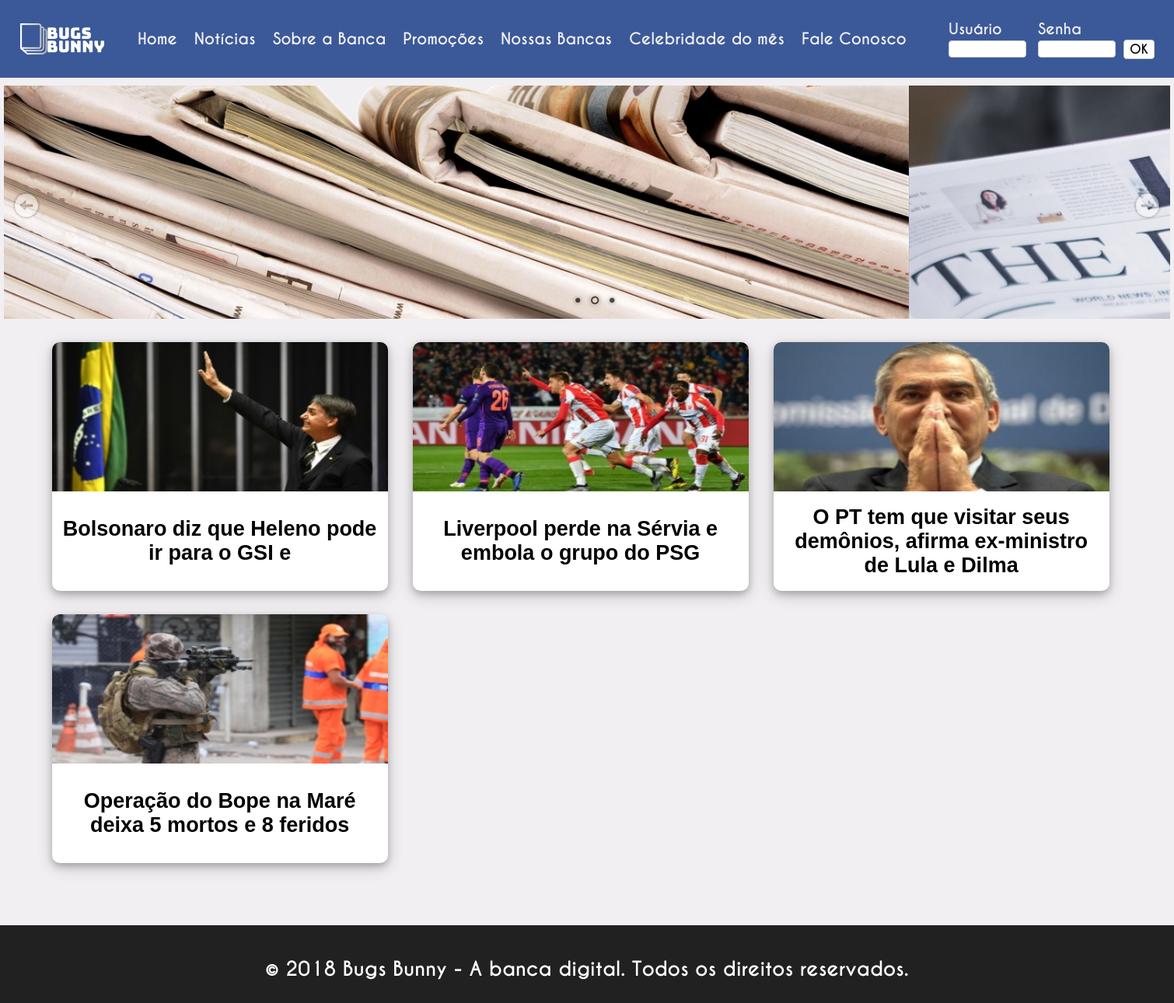
/noticias.php, run on the app's committed database.
### tables this page shows
CREATE TABLE `tbl_noticias` (
  `idNoticia` int(11) NOT NULL AUTO_INCREMENT,
  `titulo` varchar(255) NOT NULL,
  `foto` text NOT NULL,
  `status` int(11) NOT NULL,
  PRIMARY KEY (`idNoticia`)
);

### noticias.php (the view, shortened to what this page needs)
<?php
    $conexao = conexaoBD();
?>
<!DOCTYPE html>
<html lang="pt">
<head>
    <link rel="stylesheet" type="text/css" href="css/style.css">
    <link rel="stylesheet" type="text/css" href="engine1/style.css" />
</head>
<body>
    <header>
        <div id="caixa_cabecalho">
            <div id="logo_Banca"></div>
            <nav id="menu_principal">
                <div class="itens_menu"><a href="index.php">Home</a></div>
                <div class="itens_menu"><a href="noticias.php">Notícias</a></div>
                <div class="itens_menu"><a href="sobre.php">Sobre a Banca</a></div>
                <div class="itens_menu"><a href="promocoes.php">Promoções</a></div>
                <div class="itens_menu"><a href="nossas_bancas.php">Nossas Bancas</a></div>
                <div class="itens_menu"><a href="celebridade_do_mes.php">Celebridade do mês</a></div>
                <div class="itens_menu"><a href="fale_conosco.php">Fale Conosco</a></div>
            </nav>
            <div id="login">
                <form action="autenticar.php" method="post">
                    <div class="formulario">
                        <label>Usuário</label>
                        <br>
                        <input class="caixa_login" name="txtUsuario" type="text" required>
                    </div>
                    <div class="formulario">
                        <label>Senha</label>
                        <br>
                        <input class="caixa_login" name="txtSenha" type="password" required>
                    </div>
                    <div class="formulario">
                        <input name="btnLogin" type="submit" value="OK">
                    </div>
                </form>
            </div>
        </div>
    </header>
    <div id="principal_noticias" class="clearfix">
        <div id="wowslider-container1">
            <div class="ws_images">
                <ul>
                    <li><img src="data1/images/imagem1.png" alt="" title="" id="wows1_0" /></li>
                    <li><a href="http://wowslider.net"><img src="data1/images/imagem2.jpg" alt="bootstrap slideshow" title="imagem2" id="wows1_1" /></a></li>
                </ul>
            </div>
            <div class="ws_bullets">
                <div>
                    <a href="#" title=""><span><img src="data1/tooltips/imagem1.png" alt="" />1</span></a>
                    <a href="#" title="imagem2"><span><img src="data1/tooltips/imagem2.jpg" alt="imagem2" />2</span></a>
                    <a href="#" title="imagem3"><span><img src="data1/tooltips/imagem3.jpg" alt="imagem3" />3</span></a>
                </div>
            </div>
        </div>
        <div id="conteudo_noticias">
            <?php
                $sql = "SELECT * FROM tbl_noticias WHERE status = 0";
                $select  = mysqli_query($conexao, $sql);
                while($rsNoticias = mysqli_fetch_array($select)){
            ?>
            <div class="noticia">
                <div class="imagens_noticia">
                    <img src="cms/<?= $rsNoticias['foto'] ?>" class="imagens_conteudo" alt="<?= $rsNoticias['titulo'] ?>" title="<?= $rsNoticias['titulo'] ?>">
                </div>
                <div class="titulo_noticia">
                    <?= $rsNoticias['titulo'] ?>
                </div>
            </div>
            <?php } ?>
        </div>
    </div>
    <footer>
        <div id="conteudo_footer">
            © 2018 Bugs Bunny - A banca digital. Todos os direitos reservados.
        </div>
    </footer>
</body>
</html>

### css/style.css (style rules this page uses)
body { margin: 0px; padding: 0px; background-color: #f2eff2; }
header { width: 100%; height: 100px; background-color: #3b5998; position: fixed; z-index: 998; }
#caixa_cabecalho { width: 1500px; height: 100%; margin-left: auto; margin-right: auto; background-color: #3b5998; }
#logo_Banca { width: 150px; height: 100%; float: left; background-image: url(../imagens/logo.png); background-size: 120px 120px; background-position: center; background-repeat: no-repeat; }
#menu_principal { width: 1050px; height: 100%; float: left; display: flex; align-items: center; }
.itens_menu { width: auto; height: auto; float: left; margin-left: 22px; font-family: font-caviarDreams, monospace; font-weight: bold; font-size: 20px; color: #f2eff2; text-align: center; cursor: pointer; }
a { color: inherit; text-decoration: none; }
#login { width: 300px; height: 100%; float: left; display: flex; align-items: center; font-size: 19px; color: #f2eff2; font-family: font-caviarDreams, monospace; font-weight: bold; }
.formulario { float: left; }
label { margin-left: 15px; }
.caixa_login { width: 100px; display: inline-block; border: 1px solid #ccc; margin-left: 15px; margin-top: 3px; border-radius: 4px; box-sizing: border-box; font-size: 16px; }
.formulario input[type=submit] { height: 25px; width: 40px; display: inline-block; border: 1px solid #ccc; margin-left: 10px; margin-top: 26px; background-color: white; border-radius: 4px; font-family: font-caviarDreams, monospace; box-sizing: border-box; font-size: 16px; font-weight: bold; cursor: pointer; }
footer { width: 100%; height: 100px; background-color: #212121; margin-top: 80px; }
#conteudo_footer { padding-top: 40px; text-align: center; font-family: font-caviarDreams, monospace; font-size: 25px; font-weight: bold; color: #fff; }
#principal_noticias { width: 1500px; height: auto; margin-left: auto; margin-right: auto; padding-top: 110px; }
#conteudo_noticias { width: 1440px; min-height: 348px; height: auto; margin-left: auto; margin-right: auto; text-align: center; }
.clearfix:after { content: ""; display: block; clear: both; }
.noticia { width: 432px; height: 320px; margin-top: 30px; float: left; background-color: #fff; cursor: pointer; border-radius: 10px; box-shadow: 0 4px 8px 0 rgba(0, 0, 0, 0.2), 0 6px 20px 0 rgba(0, 0, 0, 0.19); margin-left: 32px; }
.imagens_noticia { width: 100%; height: 60%; }
.imagens_conteudo { width: 100%; height: 100%; border-top-left-radius: 10px; border-top-right-radius: 10px; }
.titulo_noticia { width: 414px; height: 40%; font-family: arial; font-size: 27px; font-weight: bold; display: flex; align-items: center; padding-left: 2%; padding-right: 2%; }
input[type=submit] { margin-top: 50px; width: 95px; height: 50px; font-size: 20px; display: inline-block; border: 1px solid #ccc; background-color: #f2eff2; border-radius: 4px; box-sizing: border-box; font-weight: bold; font-family: font-caviarDreams; cursor: pointer; }

### data on the page
tbl_noticias: foto (picture), titulo "Bolsonaro diz que Heleno pode ir para o GSI e"
tbl_noticias: foto (picture), titulo "Liverpool perde na Sérvia e embola o grupo do PSG"
tbl_noticias: foto (picture), titulo "O PT tem que visitar seus demônios, afirma ex-ministro de Lula e Dilma"
tbl_noticias: foto (picture), titulo "Operação do Bope na Maré deixa 5 mortos e 8 feridos"
